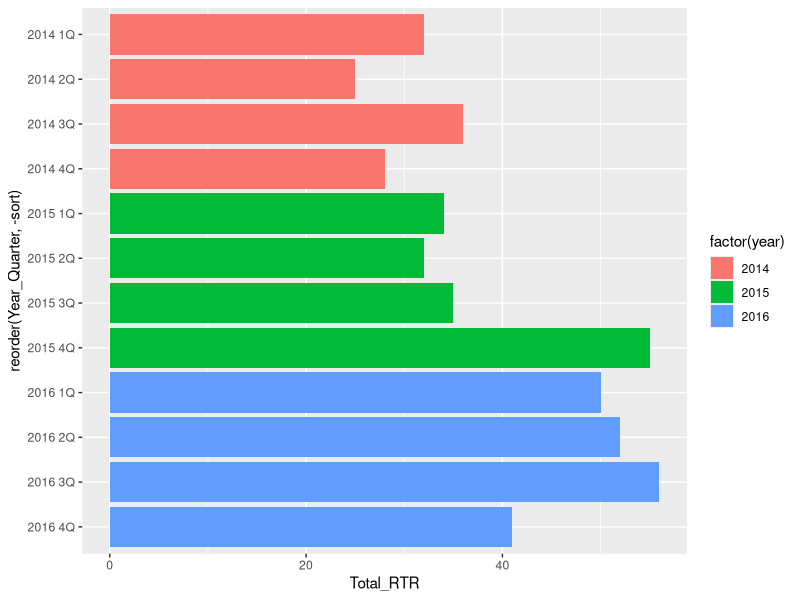
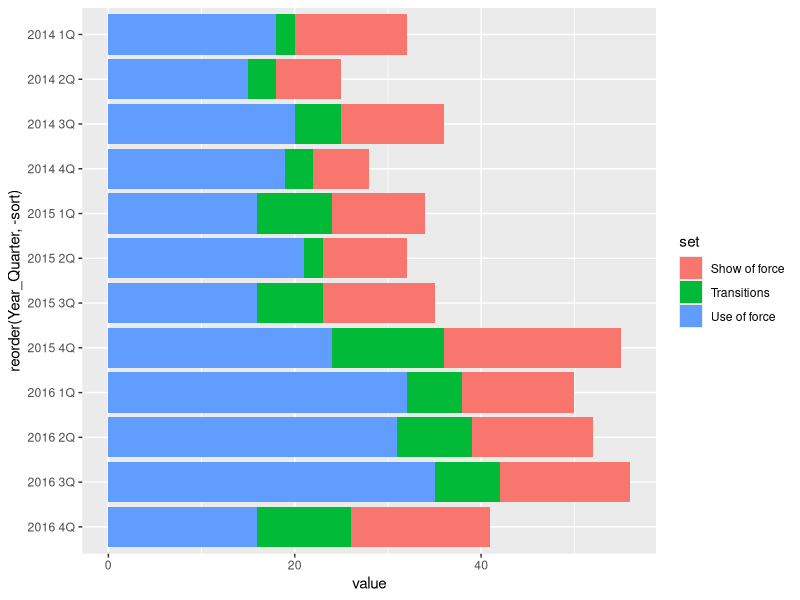
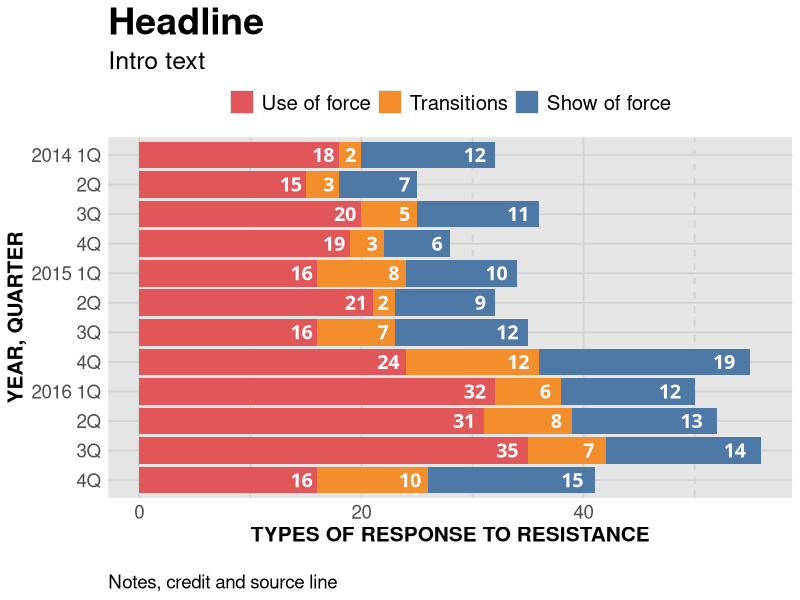

Write the R code that produced these figures, in order.
## ---- chunk 1
knitr::opts_chunk$set(echo = TRUE)
## ---- chunk 2

# load the libraries 
library(readr)
library(ggplot2)
library(ggthemes)

# load the bar chart data
df <- read_csv("dfRTR.csv")

# create the chart

basebar <- ggplot(df) +
  aes(x = reorder(Year_Quarter, -sort), 
      y = Total_RTR, 
      fill = factor(year) ) +
  geom_bar(stat="identity") + 
  coord_flip()

basebar

## ---- chunk 3

df <- read_csv("dfsubset.csv")

stacked <- ggplot(df) + 
  aes(x = reorder(Year_Quarter, -sort), 
      y = value, 
      fill = set) + 
  geom_bar(stat = "identity") + 
  coord_flip()

stacked

## ---- chunk 4

#---------------------
# For windows devices only
# windowsFonts(Verdana=windowsFont('Verdana'))

# This function set styles for the chart
# Be sure to run it before you plot

theme_gfx <- function(...) {
  theme_set(theme_get() + theme(text = element_text(family = 'Verdana', size= 12, lineheight=0.9))) + 
    theme(
      # edit background colors
      plot.background = element_blank(),
      legend.background = element_blank(),
      panel.background=element_rect(fill="#E5E5E5"),
      strip.background=element_rect(fill="#E5E5E5"),
      # modify grid and tick lines
      panel.grid.major = element_line(size = .6, color="#D2D2D2"),
      panel.grid.minor = element_line(size = .6, color="#D2D2D2", linetype = "dashed"),
      axis.ticks = element_blank(),
      # edit font sizes
      plot.title = element_text(size = 27,face="bold"),
      plot.subtitle = element_text(size = 18),
      #legend.title=element_text(size = 13,face="bold"),
      legend.text=element_text(size=14.7),
      axis.title=element_text(size=15, face="bold"),
      axis.text=element_text(size=13.5),
      plot.caption=element_text(size=13.5, hjust=0),
      strip.text = element_text(face="bold", size=13.5, hjust=0),
      # This puts the legend across the top
      legend.position="top", 
      legend.direction="horizontal",
      # removes label for legend
      legend.title = element_blank(),
      ...
    )
}

#-----Insert plot here -------------

# stacked bars
stacked <- ggplot(df) + 
  aes(x = reorder(Year_Quarter, -sort), 
      y = value, 
      fill = set, 
      label = value) + 
  geom_bar(stat = "identity") + 
  coord_flip() + theme_gfx()

# add all the titles.
stacked <- stacked + labs(
  title="Headline", # your headline
  subtitle="Intro text",
  x="YEAR, QUARTER", 
  y="TYPES OF RESPONSE TO RESISTANCE",
  caption="\nNotes, credit and source line") +
  guides(fill=guide_legend(reverse=T))

# Here's where we go further in formating the bar values
# you'll need to edit x, y and label with appropriate values
stacked <- stacked + geom_text(
  position = "stack", 
  aes(x = Year_Quarter, 
      y = value - (value * 0.025), 
      hjust = 1,
      label = value),
  size=5,
  family="Verdana",
  fontface="bold",
  color="white"
  )

# Finally, let's make the axis labels better
# Reverse order since we resorted the bars
stacked <- stacked + scale_x_discrete(
  labels=c("4Q","3Q","2Q","2016 1Q","4Q","3Q","2Q","2015 1Q","4Q","3Q","2Q","2014 1Q")
)

# color scheme - comment out for B/W PDF
stacked <- stacked + scale_colour_tableau() + scale_fill_tableau()
# make B/W PDF - remember to change name of file!
#stacked <- stacked + scale_colour_grey(start = 0, end = 0.75) + scale_fill_grey(start = 0, end = 0.75)

stacked
